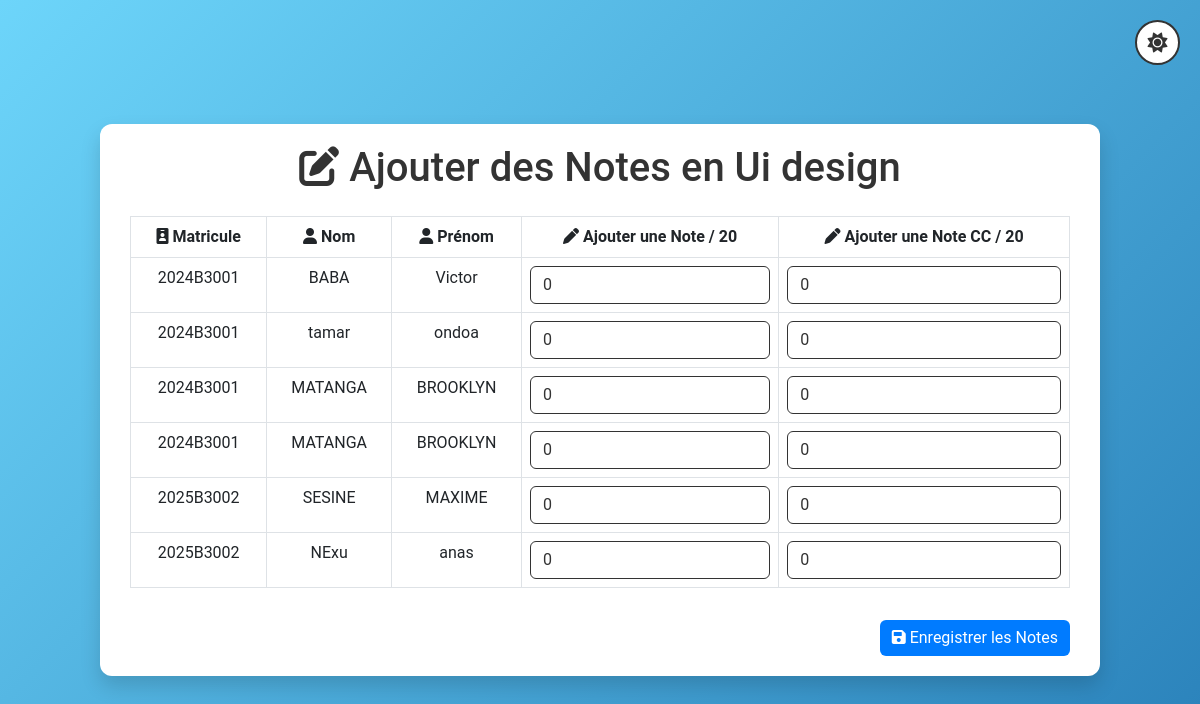
/AjouterNotes.php?niveau=B3&&matiere=Ui_design, run on an earlier commit of the app's database.
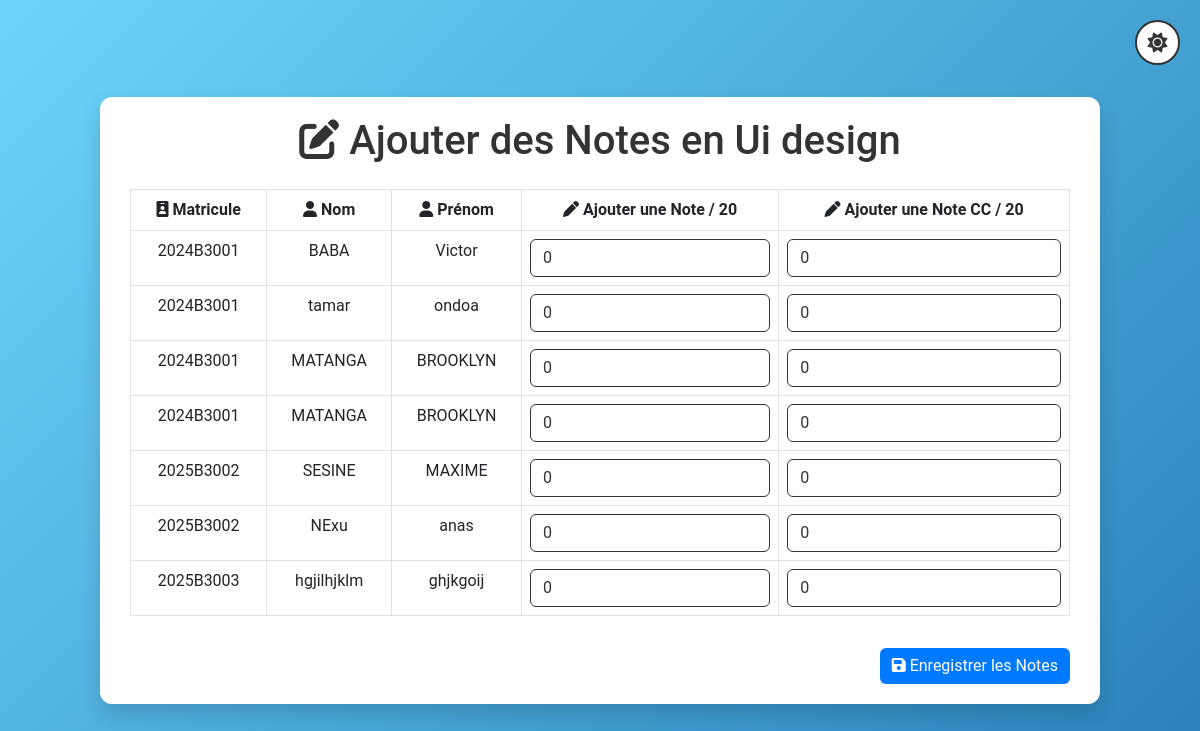
And on a later commit of the database.
### tables this page shows
CREATE TABLE IF NOT EXISTS `b3` (
  `id` int NOT NULL AUTO_INCREMENT,
  `matricule` varchar(50) NOT NULL,
  `nom` varchar(100) NOT NULL,
  `prenom` varchar(100) NOT NULL,
  `Ui_design` varchar(60) DEFAULT '0',
  `Ui_design_CC` varchar(60) DEFAULT '0',
  `php_orienter_objet` varchar(60) DEFAULT '0',
  `php_orienter_objet_CC` varchar(60) DEFAULT '0',
  PRIMARY KEY (`id`)
);

### AjouterNotes.php (the view, shortened to what this page needs)
<?php
$database = new Database();
$db = $database->getConnection();
$niveau = strval($_GET['niveau']);
$matiere = strval($_GET['matiere']);
$matiere_cc = strval($_GET['matiere'])."_CC";
$query = "SELECT id, nom, prenom, matricule, " . $matiere . ", ".$matiere_cc." FROM " . $niveau;
$stmt = $db->prepare($query);
$stmt->execute();
$result = $stmt->get_result();
?>
<!DOCTYPE html>
<html lang="fr" data-theme="light">
<head>
    <link href="https://cdn.jsdelivr.net/npm/bootstrap@5.3.0/dist/css/bootstrap.min.css" rel="stylesheet">
    <link href="https://cdnjs.cloudflare.com/ajax/libs/font-awesome/6.0.0-beta3/css/all.min.css" rel="stylesheet">
</head>
<body>
    <button id="themeToggle" class="theme-toggle" aria-label="Changer le thème">
        <i class="fas fa-sun"></i>
    </button>
    <div class="container">
        <h1 class="text-center mb-4">
            <i class="fas fa-edit"></i> Ajouter des Notes en <?= str_replace('_',' ',htmlspecialchars($matiere)); ?>
        </h1>
        <form method="POST" action="">
            <div class="table-responsive">
                <table class="table table-bordered text-center">
                    <thead>
                        <tr>
                            <th><i class="fas fa-id-badge"></i> Matricule</th>
                            <th><i class="fas fa-user"></i> Nom</th>
                            <th><i class="fas fa-user"></i> Prénom</th>
                            <th><i class="fas fa-pen"></i> Ajouter une Note / 20</th>
                            <th><i class="fas fa-pen"></i> Ajouter une Note CC / 20</th>
                        </tr>
                    </thead>
                    <tbody>
                        <?php while ($row = $result->fetch_assoc()): ?>
                            <tr>
                                <td><?= htmlspecialchars($row['matricule']); ?></td>
                                <td><?= htmlspecialchars($row['nom']); ?></td>
                                <td><?= htmlspecialchars($row['prenom']); ?></td>
                                <td>
                                    <input type="number" name="notes[<?= $row['id']; ?>]"
                                           class="form-control"
                                           step="0.01" min="0" max="20"
                                           value="<?= htmlspecialchars($row[$matiere]); ?>">
                                </td>
                                <td>
                                    <input type="number" name="notes_cc[<?= $row['id']; ?>]"
                                           class="form-control"
                                           step="0.01" min="0" max="20"
                                           value="<?= htmlspecialchars($row[$matiere_cc]); ?>">
                                </td>
                            </tr>
                        <?php endwhile; ?>
                    </tbody>
                </table>
            </div>
            <div class="d-flex justify-content-end mt-3">
                <button type="submit" class="btn btn-primary">
                    <i class="fas fa-save"></i> Enregistrer les Notes
                </button>
            </div>
        </form>
    </div>
</body>
</html>

What changed in the data, as far as the page shows it:
added b3: matricule "2025B3003", nom "hgjilhjklm", prenom "ghjkgoij", Ui_design "0", Ui_design_CC "0"
